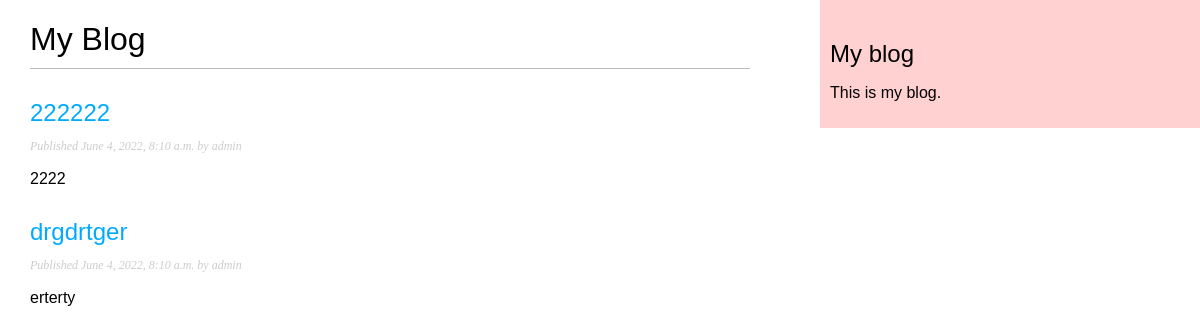
Screenshot of /blog/ with the database file from the repository.
### blog/models.py (models this page shows, shortened)
class Post(models.Model):
    class Status(models.TextChoices):
        DRAFT = 'DF', 'Draft'
        PUBLISHED = 'PB', 'Published'
    title = models.CharField(max_length=250)
    slug = models.SlugField(max_length=250)
    author = models.ForeignKey(User, on_delete=models.CASCADE, related_name='blog_posts')
    body = models.TextField()
    publish = models.DateTimeField(default=timezone.now)
    created = models.DateTimeField(auto_now_add=True)
    updated = models.DateTimeField(auto_now=True)
    status = models.CharField(max_length=2, choices=Status.choices, default=Status.DRAFT)
    objects = models.Manager() # The default manager.
    published = PublishedManager() # Our custom manager.
    class Meta:
        ordering = ['-publish']
        indexes = [
            models.Index(fields=['-publish']),
        ]

### blog/views.py (the view)
# urls.py: path('', views.post_list, name='post_list'),
def post_list(request):
    posts = Post.published.all()
    return render(request,
    'blog/post/list.html',
    {'posts': posts})

### blog/models.py (called while the page is built)
    def get_queryset(self):
        return super().get_queryset().filter(status=Post.Status.PUBLISHED)

### blog/templates/blog/post/list.html (shortened to what this page needs)
{% extends "blog/base.html" %}
{% block content %}
  <h1>My Blog</h1>
  {% for post in posts %}
    <h2>
      <a href="{% url 'blog:post_detail' post.id %}">
        {{ post.title }}
      </a>
    </h2>
    <p class="date">
      Published {{ post.publish }} by {{ post.author }}
    </p>
    {{ post.body|truncatewords:30|linebreaks }}
  {% endfor %}
{% endblock %}

### blog/static/css/blog.css (style rules this page uses)
body { margin:0; padding:0; font-family:helvetica, sans-serif; }
a { color:#00abff; text-decoration:none; }
h1 { font-weight:normal; border-bottom:1px solid #bbb; padding:0 0 10px 0; }
h2 { font-weight:normal; margin:30px 0 0; }
p.date { color:#ccc; font-family: georgia, serif; font-size: 12px; font-style: italic; }

### rows the page displays
Post: title "222222", publish "June 4, 2022, 8:10 a.m.", author "admin", body "2222"
Post: title "drgdrtger", publish "June 4, 2022, 8:10 a.m.", author "admin", body "erterty"
